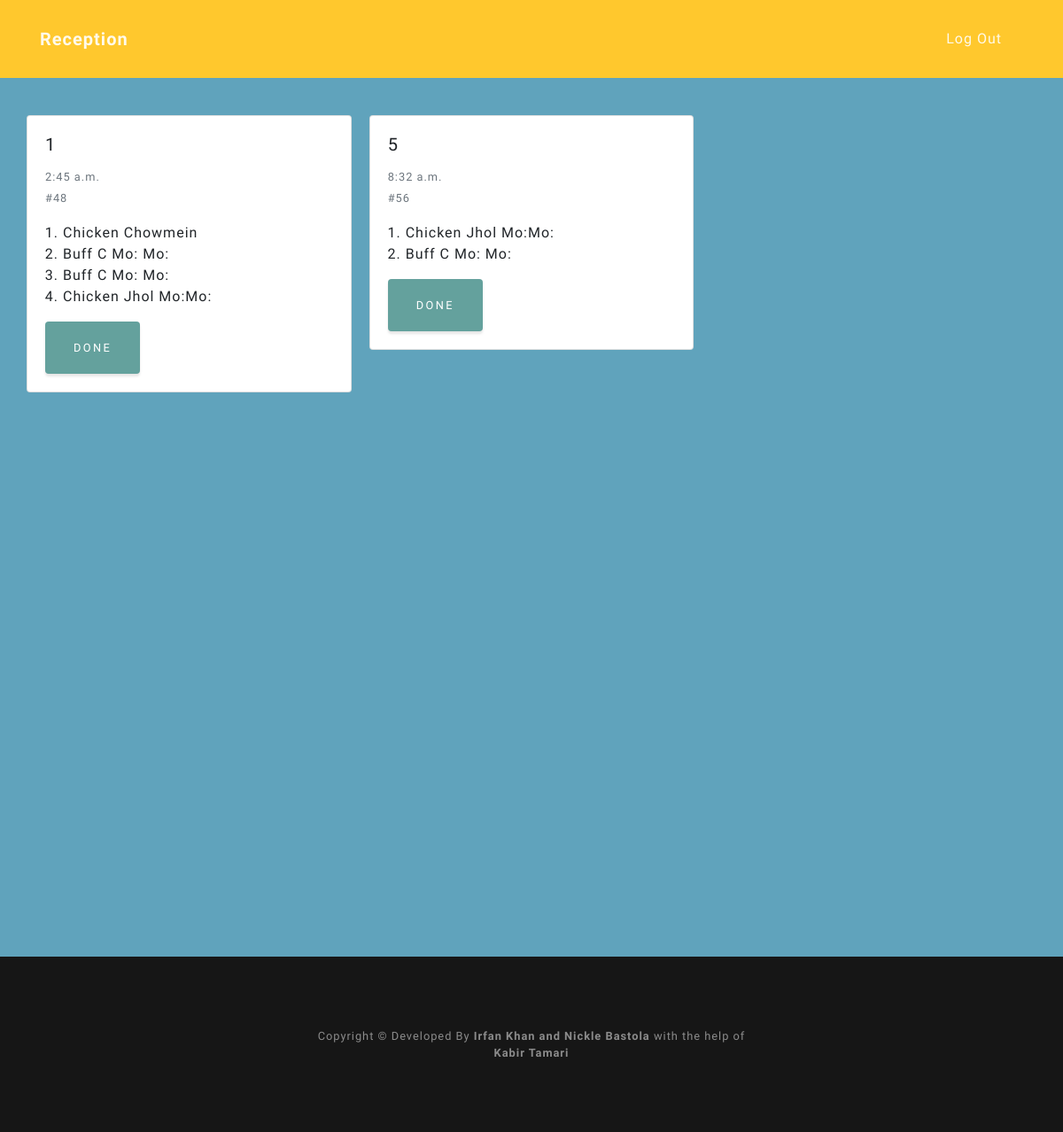
The app's page /reception (signed in) with its own data.
### menu/models.py (models this page shows, shortened)
class Order(models.Model):
	is_done = models.BooleanField(default=False)
	timestamp = models.DateTimeField(default=timezone.now)
	table_number = models.ForeignKey(Table, blank = True, null = True, on_delete = models.SET_NULL)

class FoodItem(models.Model):
	name = models.CharField(max_length = 200)
	food_type = models.ForeignKey(FoodType, on_delete = models.CASCADE,null = True)
	price = models.PositiveIntegerField(default = 100)
	is_active = models.BooleanField(default= True)

### reception/views.py (the view)
# urls.py: path('', views.get_order, name='get order'),
@login_required
def get_order(request):
    orders = Order.objects.all()
    response = {'order':[]}
    for order in orders:
        json_order = {'name':[],'price':[],'id':int(order.id)}
        json_order['table_number'] = str(order.table_number)
        json_order['timestamp'] = order.timestamp
        if not order.is_done:
            ordered_items = OrderedItem.objects.all().filter(order = order)
            for ordered_item in ordered_items:
                json_order['name'].append(ordered_item.food_item.name)
                json_order['price'].append(ordered_item.food_item.price)
            response['order'].append(json_order)
    return render(request, 'reception/reception.html', {'orders': response})

### menu/models.py (called while the page is built)
	def __str__(self):
		return str(self.table_number)

### reception/templates/reception/reception.html (shortened to what this page needs)
{% extends 'base.html' %}
{% block content %}
<body>
      <nav class="navbar navbar-light fixed-top navbar-noscroll" id="mainNav">
          <div class="container">
            <a class="navbar-brand js-scroll-trigger" href="#page-top">Reception</a>
            <ul class="navbar-nav ml-auto">
              <li class="nav-item">
                  <a class="nav-link js-scroll-trigger" href="/admin/logout/">Log Out</a>
              </li>
          </ul>
        </div>
        </nav>
<div class="container" style="height: 1080px; padding: 50px 0px 0px 0px;">
    <div class="card-columns" style="padding-top:80px; padding-bottom:80px;">
    {% for order in orders.order %}
      <div class="card">
        <div class="card-body">
         <h5 class="card-title">{{ order.table_number }}</h5>
         <p class="card-text"><small class="text-muted" >{{ order.timestamp | time }} <br> #{{ order.id }}</small></p>
         <ol style="padding-left:20px">
            {% for name in order.name %}
            <li>{{ name }}</li>
            {% endfor %}
        </ol>
            <button type="button" class="btn btn-primary" onclick="done({{ order.id }})" data-target="#exampleModal">
                Done
            </button>
        </div>
      </div>
      {% endfor %}
      </div>
    </div>
  </body>
{% endblock %}

### menu/templates/base.html (shortened to what this page needs)
{% load static %}
<!doctype html>
<!DOCTYPE html>
<html lang="en">
<head>
  <link href="{% static 'vendor/bootstrap/css/bootstrap.min.css' %}" rel="stylesheet">
  <link href="{% static 'vendor/fontawesome-free/css/all.min.css' %}" rel="stylesheet">
  <link href="{% static 'css/grayscale.min.css' %}" rel="stylesheet">
</head>
{% block content %}
{% endblock %}
  <footer id="about" class="bg-black small text-center text-white-50">
      <div class="container">
        Copyright &copy; Developed By <strong>Irfan Khan and Nickle Bastola</strong> with the help of <br><strong>Kabir Tamari</strong>
    </footer>
  </body>
</html>

### records on screen
Order: timestamp "2:45 a.m."
FoodItem: name "Chicken Chowmein"
FoodItem: name "Buff C Mo: Mo:" "Buff C Mo: Mo:" "Buff C Mo: Mo:"
FoodItem: name "Chicken Jhol Mo:Mo:" "Chicken Jhol Mo:Mo:"
Order: timestamp "8:32 a.m."

### other values on screen
{{ order.table_number }} "1" "5"
{{ order.id }} "48" "56"
